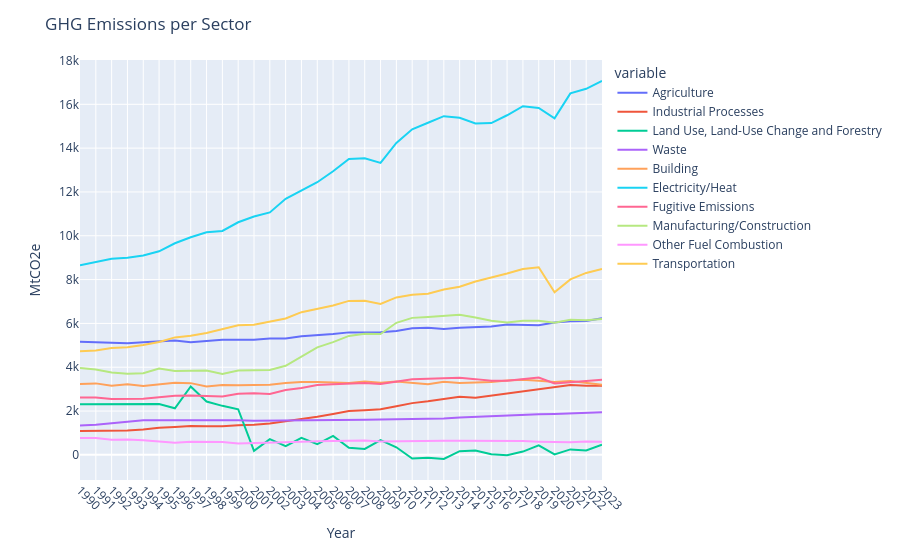

Here is the notebook cell this chart was saved with:
### Code cell
fig = px.line(df, x='Year', y=sectors)
fig.update_layout(title="GHG Emissions per Sector",
                  yaxis_title=unit)
fig.update_xaxes(tickangle=45)
fig.show()

### Figure 1 — Plotly figure (JSON) as saved in the notebook; plotly's stock layout.template omitted (floating-point values rounded to 4 significant figures)
{"data": [{"hovertemplate": "variable=Agriculture<br>Year=%{x}<br>value=%{y}<extra></extra>", "legendgroup": "Agriculture", "line": {"color": "#636efa", "dash": "solid"}, "marker": {"symbol": "circle"}, "mode": "lines", "name": "Agriculture", "orientation": "v", "showlegend": true, "type": "scatter", "x": ["1990", "1991", "1992", "1993", "1994", "1995", "1996", "1997", "1998", "1999", "2000", "2001", "2002", "2003", "2004", "2005", "2006", "2007", "2008", "2009", "2010", "2011", "2012", "2013", "2014", "2015", "2016", "2017", "2018", "2019", "2020", "2021", "2022", "2023"], "xaxis": "x", "y": [5159.0, 5140.0, 5122.0, 5090.0, 5135.0, 5187.0, 5216.0, 5142.0, 5196.0, 5253.0, 5250.0, 5253.0, 5311.0, 5307.0, 5416.0, 5454.0, 5513.0, 5591.0, 5600.0, 5597.0, 5654.0, 5783.0, 5805.0, 5749.0, 5803.0, 5825.0, 5862.0, 5945.0, 5924.0, 5915.0, 6041.0, 6093.0, 6110.0, 6241.0], "yaxis": "y"}, {"hovertemplate": "variable=Industrial Processes<br>Year=%{x}<br>value=%{y}<extra></extra>", "legendgroup": "Industrial Processes", "line": {"color": "#EF553B", "dash": "solid"}, "marker": {"symbol": "circle"}, "mode": "lines", "name": "Industrial Processes", "orientation": "v", "showlegend": true, "type": "scatter", "x": ["1990", "1991", "1992", "1993", "1994", "1995", "1996", "1997", "1998", "1999", "2000", "2001", "2002", "2003", "2004", "2005", "2006", "2007", "2008", "2009", "2010", "2011", "2012", "2013", "2014", "2015", "2016", "2017", "2018", "2019", "2020", "2021", "2022", "2023"], "xaxis": "x", "y": [1084.0, 1090.0, 1103.0, 1110.0, 1163.0, 1239.0, 1275.0, 1316.0, 1303.0, 1305.0, 1349.0, 1372.0, 1430.0, 1528.0, 1628.0, 1740.0, 1866.0, 1997.0, 2038.0, 2083.0, 2223.0, 2361.0, 2446.0, 2557.0, 2651.0, 2611.0, 2706.0, 2808.0, 2912.0, 3018.0, 3084.0, 3188.0, 3155.0, 3156.0], "yaxis": "y"}, {"hovertemplate": "variable=Land Use, Land-Use Change and Forestry<br>Year=%{x}<br>value=%{y}<extra></extra>", "legendgroup": "Land Use, Land-Use Change and Forestry", "line": {"color": "#00cc96", "dash": "solid"}, "marker": {"symbol": "circle"}, "mode": "lines", "name": "Land Use, Land-Use Change and Forestry", "orientation": "v", "showlegend": true, "type": "scatter", "x": ["1990", "1991", "1992", "1993", "1994", "1995", "1996", "1997", "1998", "1999", "2000", "2001", "2002", "2003", "2004", "2005", "2006", "2007", "2008", "2009", "2010", "2011", "2012", "2013", "2014", "2015", "2016", "2017", "2018", "2019", "2020", "2021", "2022", "2023"], "xaxis": "x", "y": [2312.0, 2312.0, 2312.0, 2313.0, 2312.0, 2318.0, 2124.0, 3123.0, 2435.0, 2237.0, 2082.0, 184.8, 714.8, 401.7, 780.2, 493.3, 864.1, 324.9, 268.6, 671.3, 347.7, -168.3, -135.8, -188.8, 168.1, 203.3, 27.94, -18.02, 149.8, 431.2, 19.92, 248.6, 202.5, 466.7], "yaxis": "y"}, {"hovertemplate": "variable=Waste<br>Year=%{x}<br>value=%{y}<extra></extra>", "legendgroup": "Waste", "line": {"color": "#ab63fa", "dash": "solid"}, "marker": {"symbol": "circle"}, "mode": "lines", "name": "Waste", "orientation": "v", "showlegend": true, "type": "scatter", "x": ["1990", "1991", "1992", "1993", "1994", "1995", "1996", "1997", "1998", "1999", "2000", "2001", "2002", "2003", "2004", "2005", "2006", "2007", "2008", "2009", "2010", "2011", "2012", "2013", "2014", "2015", "2016", "2017", "2018", "2019", "2020", "2021", "2022", "2023"], "xaxis": "x", "y": [1343.0, 1369.0, 1439.0, 1507.0, 1575.0, 1583.0, 1588.0, 1585.0, 1579.0, 1579.0, 1584.0, 1563.0, 1566.0, 1569.0, 1561.0, 1558.0, 1574.0, 1586.0, 1601.0, 1613.0, 1630.0, 1615.0, 1636.0, 1655.0, 1703.0, 1738.0, 1763.0, 1794.0, 1823.0, 1850.0, 1869.0, 1887.0, 1900.0, 1949.0], "yaxis": "y"}, {"hovertemplate": "variable=Building<br>Year=%{x}<br>value=%{y}<extra></extra>", "legendgroup": "Building", "line": {"color": "#FFA15A", "dash": "solid"}, "marker": {"symbol": "circle"}, "mode": "lines", "name": "Building", "orientation": "v", "showlegend": true, "type": "scatter", "x": ["1990", "1991", "1992", "1993", "1994", "1995", "1996", "1997", "1998", "1999", "2000", "2001", "2002", "2003", "2004", "2005", "2006", "2007", "2008", "2009", "2010", "2011", "2012", "2013", "2014", "2015", "2016", "2017", "2018", "2019", "2020", "2021", "2022", "2023"], "xaxis": "x", "y": [3233.0, 3263.0, 3156.0, 3226.0, 3141.0, 3222.0, 3288.0, 3274.0, 3120.0, 3193.0, 3173.0, 3192.0, 3198.0, 3285.0, 3328.0, 3328.0, 3300.0, 3285.0, 3348.0, 3293.0, 3346.0, 3286.0, 3223.0, 3334.0, 3281.0, 3301.0, 3328.0, 3399.0, 3427.0, 3379.0, 3328.0, 3369.0, 3291.0, 3202.0], "yaxis": "y"}, {"hovertemplate": "variable=Electricity/Heat<br>Year=%{x}<br>value=%{y}<extra></extra>", "legendgroup": "Electricity/Heat", "line": {"color": "#19d3f3", "dash": "solid"}, "marker": {"symbol": "circle"}, "mode": "lines", "name": "Electricity/Heat", "orientation": "v", "showlegend": true, "type": "scatter", "x": ["1990", "1991", "1992", "1993", "1994", "1995", "1996", "1997", "1998", "1999", "2000", "2001", "2002", "2003", "2004", "2005", "2006", "2007", "2008", "2009", "2010", "2011", "2012", "2013", "2014", "2015", "2016", "2017", "2018", "2019", "2020", "2021", "2022", "2023"], "xaxis": "x", "y": [8650.0, 8793.0, 8950.0, 9000.0, 9101.0, 9292.0, 9659.0, 9932.0, 10160.0, 10220.0, 10620.0, 10880.0, 11070.0, 11690.0, 12070.0, 12440.0, 12950.0, 13510.0, 13540.0, 13320.0, 14240.0, 14860.0, 15160.0, 15460.0, 15390.0, 15130.0, 15140.0, 15500.0, 15920.0, 15830.0, 15360.0, 16500.0, 16710.0, 17060.0], "yaxis": "y"}, {"hovertemplate": "variable=Fugitive Emissions<br>Year=%{x}<br>value=%{y}<extra></extra>", "legendgroup": "Fugitive Emissions", "line": {"color": "#FF6692", "dash": "solid"}, "marker": {"symbol": "circle"}, "mode": "lines", "name": "Fugitive Emissions", "orientation": "v", "showlegend": true, "type": "scatter", "x": ["1990", "1991", "1992", "1993", "1994", "1995", "1996", "1997", "1998", "1999", "2000", "2001", "2002", "2003", "2004", "2005", "2006", "2007", "2008", "2009", "2010", "2011", "2012", "2013", "2014", "2015", "2016", "2017", "2018", "2019", "2020", "2021", "2022", "2023"], "xaxis": "x", "y": [2618.0, 2618.0, 2552.0, 2558.0, 2559.0, 2635.0, 2698.0, 2709.0, 2688.0, 2669.0, 2787.0, 2807.0, 2775.0, 2961.0, 3052.0, 3188.0, 3222.0, 3267.0, 3284.0, 3232.0, 3343.0, 3453.0, 3471.0, 3486.0, 3516.0, 3457.0, 3379.0, 3387.0, 3472.0, 3533.0, 3261.0, 3319.0, 3350.0, 3432.0], "yaxis": "y"}, {"hovertemplate": "variable=Manufacturing/Construction<br>Year=%{x}<br>value=%{y}<extra></extra>", "legendgroup": "Manufacturing/Construction", "line": {"color": "#B6E880", "dash": "solid"}, "marker": {"symbol": "circle"}, "mode": "lines", "name": "Manufacturing/Construction", "orientation": "v", "showlegend": true, "type": "scatter", "x": ["1990", "1991", "1992", "1993", "1994", "1995", "1996", "1997", "1998", "1999", "2000", "2001", "2002", "2003", "2004", "2005", "2006", "2007", "2008", "2009", "2010", "2011", "2012", "2013", "2014", "2015", "2016", "2017", "2018", "2019", "2020", "2021", "2022", "2023"], "xaxis": "x", "y": [3968.0, 3892.0, 3760.0, 3706.0, 3722.0, 3945.0, 3828.0, 3852.0, 3850.0, 3695.0, 3847.0, 3866.0, 3873.0, 4064.0, 4491.0, 4908.0, 5144.0, 5429.0, 5532.0, 5517.0, 6028.0, 6253.0, 6294.0, 6331.0, 6391.0, 6268.0, 6118.0, 6045.0, 6121.0, 6126.0, 6028.0, 6162.0, 6148.0, 6205.0], "yaxis": "y"}, {"hovertemplate": "variable=Other Fuel Combustion<br>Year=%{x}<br>value=%{y}<extra></extra>", "legendgroup": "Other Fuel Combustion", "line": {"color": "#FF97FF", "dash": "solid"}, "marker": {"symbol": "circle"}, "mode": "lines", "name": "Other Fuel Combustion", "orientation": "v", "showlegend": true, "type": "scatter", "x": ["1990", "1991", "1992", "1993", "1994", "1995", "1996", "1997", "1998", "1999", "2000", "2001", "2002", "2003", "2004", "2005", "2006", "2007", "2008", "2009", "2010", "2011", "2012", "2013", "2014", "2015", "2016", "2017", "2018", "2019", "2020", "2021", "2022", "2023"], "xaxis": "x", "y": [771.5, 772.2, 687.6, 699.7, 669.8, 621.1, 548.1, 596.8, 573.3, 582.4, 524.2, 536.4, 538.3, 557.9, 593.0, 618.5, 628.4, 630.6, 652.0, 612.8, 625.5, 620.9, 631.9, 645.5, 641.1, 640.0, 638.1, 642.9, 627.6, 603.0, 585.5, 580.2, 606.1, 604.1], "yaxis": "y"}, {"hovertemplate": "variable=Transportation<br>Year=%{x}<br>value=%{y}<extra></extra>", "legendgroup": "Transportation", "line": {"color": "#FECB52", "dash": "solid"}, "marker": {"symbol": "circle"}, "mode": "lines", "name": "Transportation", "orientation": "v", "showlegend": true, "type": "scatter", "x": ["1990", "1991", "1992", "1993", "1994", "1995", "1996", "1997", "1998", "1999", "2000", "2001", "2002", "2003", "2004", "2005", "2006", "2007", "2008", "2009", "2010", "2011", "2012", "2013", "2014", "2015", "2016", "2017", "2018", "2019", "2020", "2021", "2022", "2023"], "xaxis": "x", "y": [4726.0, 4765.0, 4873.0, 4916.0, 5014.0, 5151.0, 5361.0, 5439.0, 5565.0, 5730.0, 5912.0, 5942.0, 6098.0, 6226.0, 6514.0, 6658.0, 6814.0, 7027.0, 7033.0, 6892.0, 7188.0, 7308.0, 7356.0, 7547.0, 7673.0, 7914.0, 8079.0, 8274.0, 8481.0, 8561.0, 7423.0, 8006.0, 8305.0, 8483.0], "yaxis": "y"}], "layout": {"legend": {"title": {"text": "variable"}, "tracegroupgap": 0}, "margin": {"t": 60}, "title": {"text": "GHG Emissions per Sector"}, "xaxis": {"anchor": "y", "domain": [0, 1], "tickangle": 45, "title": {"text": "Year"}}, "yaxis": {"anchor": "x", "domain": [0, 1], "title": {"text": "MtCO2e"}}}}
